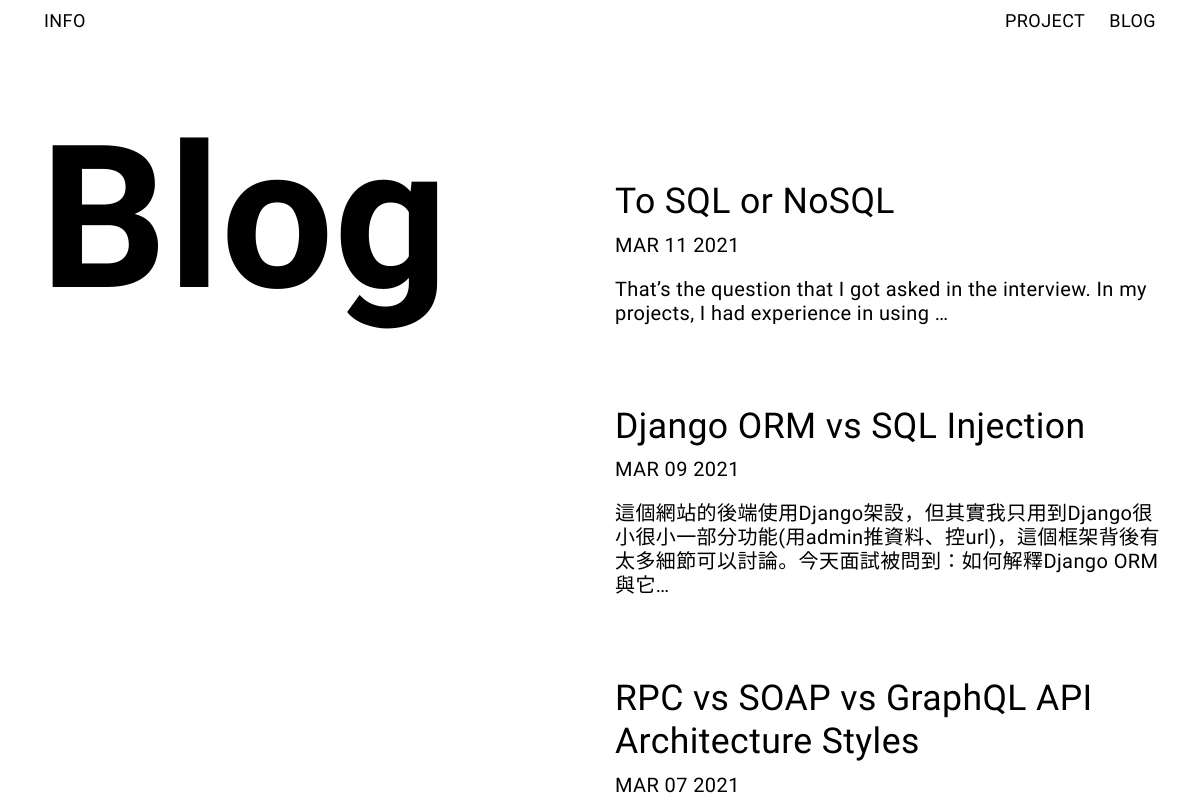
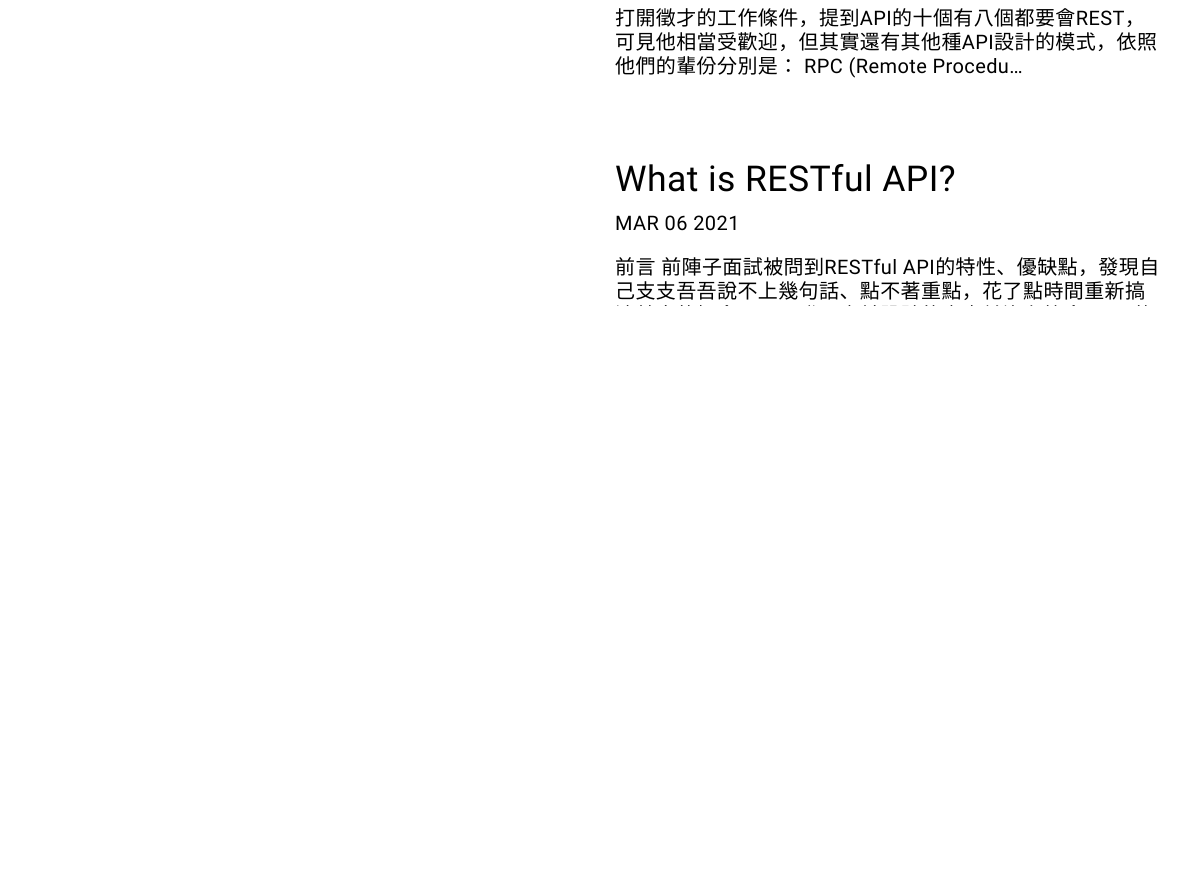
Page /blog/ on the earlier database version (2 pictures, top to bottom).
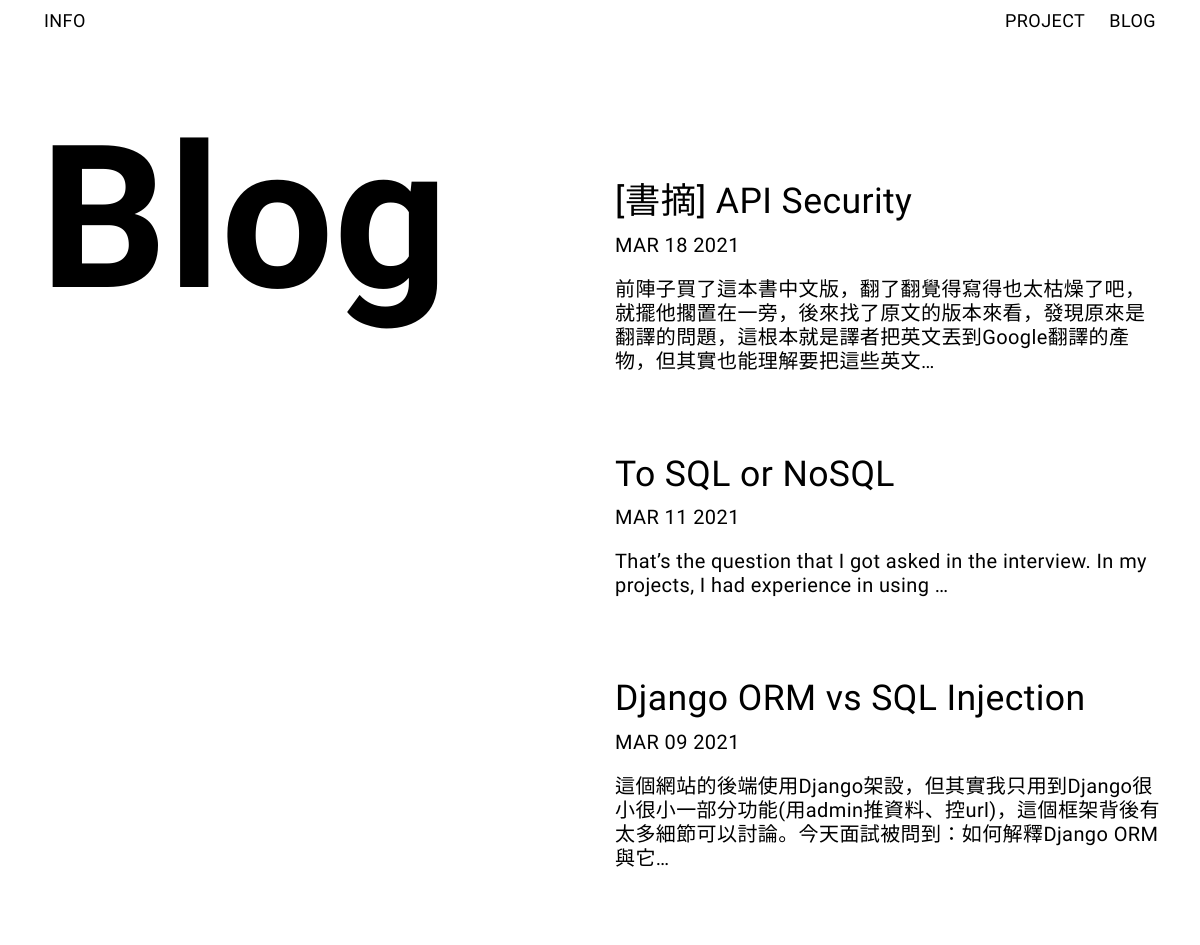
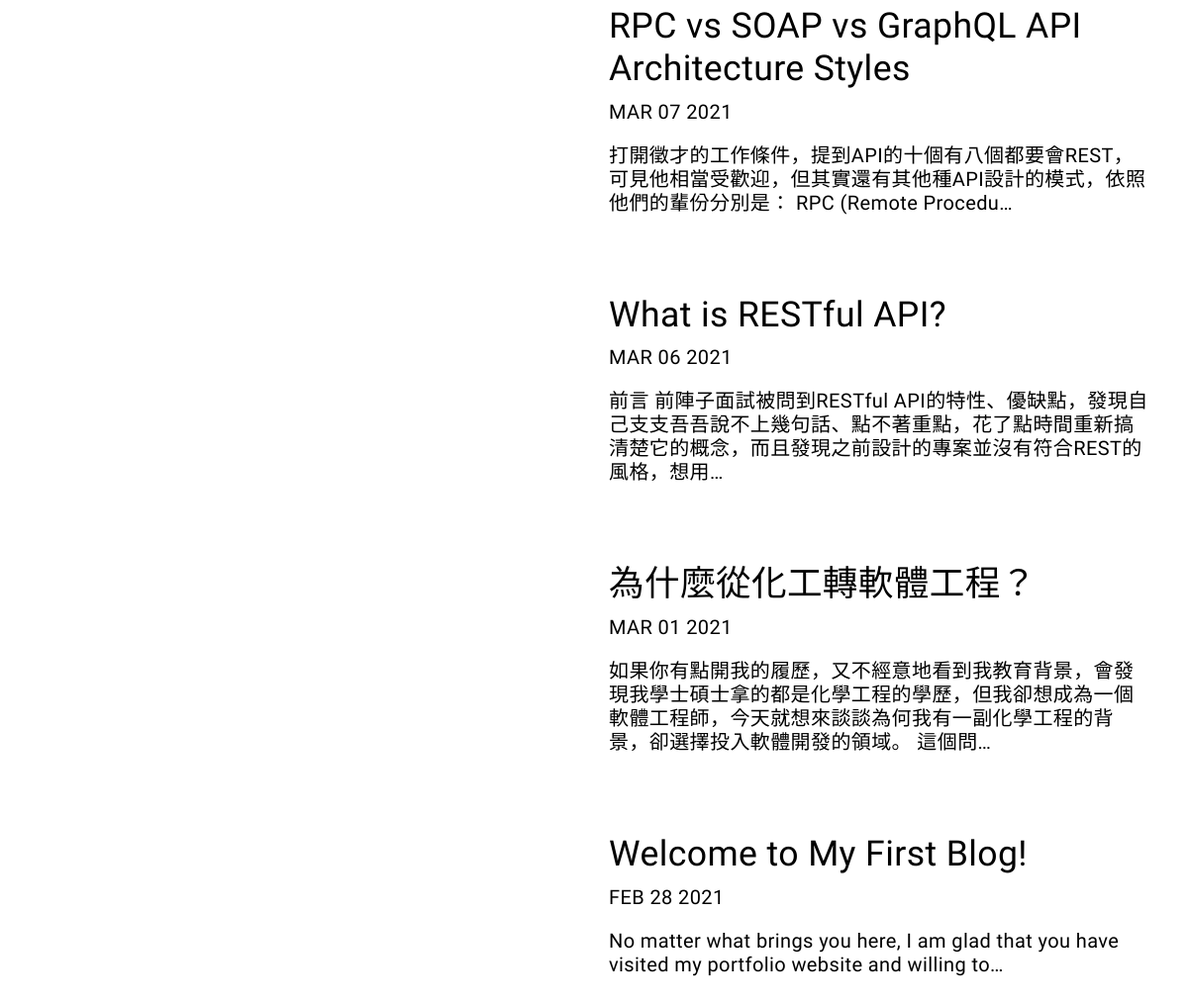
Same page on the later database version (2 pictures, top to bottom).
### blog/models.py (models this page shows, shortened)
class Blog(models.Model):
    title = models.CharField(max_length=200)
    description = models.TextField()
    date = models.DateField()

### blog/views.py (the view)
# urls.py: path('', views.all_blog, name='all_blog'),
def all_blog(request):
    blogs = Blog.objects.order_by('-date')
    return render(request, 'blog/all_blog.html', {'blogs': blogs})

### blog/templates/blog/all_blog.html (shortened to what this page needs)
{% extends 'info/base.html' %}
{% block head %}
{% load static %}
<link rel="stylesheet" href="{% static 'blog/blog.css' %}">
{% endblock %}
{% block content %}
{% load static %}
<div class="column section">
    <h1 class="left-column blog-heading">Blog</h1>
    <div class="right-column blog-detail">
        {% for blog in blogs %}
        <a href="{% url 'blog:detail_blog' blog.id %}">
            <h2 class="blog-title">{{ blog.title|safe }}</h2>
        </a>
        <p class="blog-date">{{ blog.date|date:'M d Y'|upper }}</p>
        <p class="blog-content">{{ blog.description|striptags|truncatechars:100 }}
        </p>
        {% endfor %}
    </div>
</div>
{% endblock %}

Differences in the rows shown:
added Blog: title "[書摘] API Security", date "MAR 18 2021", description "前陣子買了這本書中文版，翻了翻覺得寫得也太枯燥了吧，就擺他擱置在一旁，後來找了原文的版本來看，發現原來是翻譯的問題，這根本就是譯者把英文丟到Google翻譯的產物，但其實也能理解要把這些英文…"
now on this page (row unchanged): Blog: title "為什麼從化工轉軟體工程？", date "MAR 01 2021", description "如果你有點開我的履歷，又不經意地看到我教育背景，會發現我學士碩士拿的都是化學工程的學歷，但我卻想成為一個軟體工程師，今天就想來談談為何我有一副化學工程的背景，卻選擇投入軟體開發的領域。 這個問…"
now on this page (row unchanged): Blog: title "Welcome to My First Blog!", date "FEB 28 2021", description "No matter what brings you here, I am glad that you have visited my portfolio website and willing to…"
